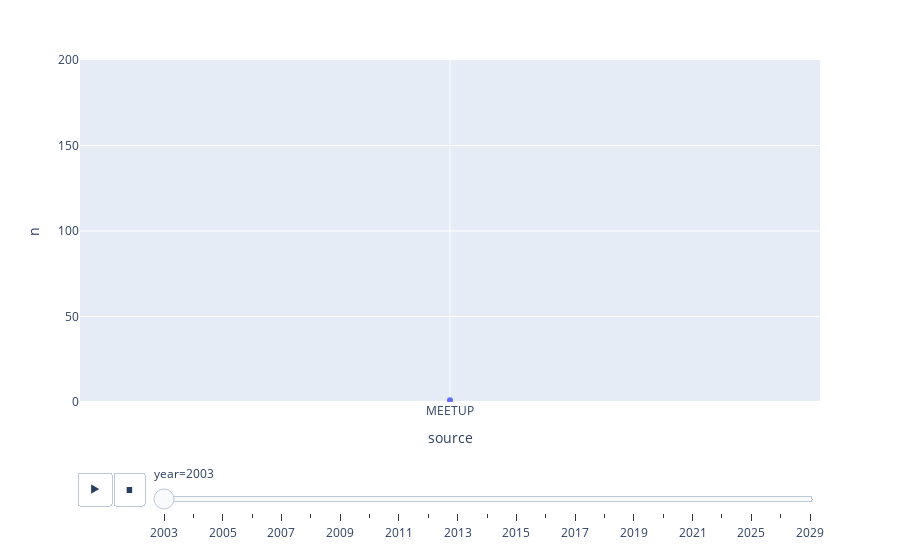

The cell this chart's notebook holds for it:
### Code cell
import plotly.express as px
# df = px.data.gapminder()
# df.drop([0],inplace=True)
df.sort_values(by=['year'],inplace=True)
fig=px.scatter(df, 
           x="source", 
           y="n", 
           animation_frame="year", 
#            size="pop", 
#            color="continent", 
           hover_name="un_country",
#            log_x=True, 
#            size_max=55, 
#            range_x=[100,1000], 
           range_y=[0,200]
          )
fig.show()

### Figure 1 — Plotly figure (JSON) as saved in the notebook; plotly's stock layout.template omitted (floating-point values rounded to 4 significant figures)
{"data": [{"hovertemplate": "<b>%{hovertext}</b><br><br>year=2003<br>source=%{x}<br>n=%{y}<extra></extra>", "hovertext": ["united states"], "legendgroup": "", "marker": {"color": "#636efa", "symbol": "circle"}, "mode": "markers", "name": "", "orientation": "v", "showlegend": false, "type": "scatter", "x": ["MEETUP"], "xaxis": "x", "y": [1], "yaxis": "y"}], "layout": {"legend": {"tracegroupgap": 0}, "margin": {"t": 60}, "sliders": [{"active": 0, "currentvalue": {"prefix": "year="}, "len": 0.9, "pad": {"b": 10, "t": 60}, "steps": [{"args": [["2003"], {"frame": {"duration": 0, "redraw": false}, "fromcurrent": true, "mode": "immediate", "transition": {"duration": 0, "easing": "linear"}}], "label": "2003", "method": "animate"}, {"args": [["2004"], {"frame": {"duration": 0, "redraw": false}, "fromcurrent": true, "mode": "immediate", "transition": {"duration": 0, "easing": "linear"}}], "label": "2004", "method": "animate"}, {"args": [["2005"], {"frame": {"duration": 0, "redraw": false}, "fromcurrent": true, "mode": "immediate", "transition": {"duration": 0, "easing": "linear"}}], "label": "2005", "method": "animate"}, {"args": [["2006"], {"frame": {"duration": 0, "redraw": false}, "fromcurrent": true, "mode": "immediate", "transition": {"duration": 0, "easing": "linear"}}], "label": "2006", "method": "animate"}, {"args": [["2007"], {"frame": {"duration": 0, "redraw": false}, "fromcurrent": true, "mode": "immediate", "transition": {"duration": 0, "easing": "linear"}}], "label": "2007", "method": "animate"}, {"args": [["2008"], {"frame": {"duration": 0, "redraw": false}, "fromcurrent": true, "mode": "immediate", "transition": {"duration": 0, "easing": "linear"}}], "label": "2008", "method": "animate"}, {"args": [["2009"], {"frame": {"duration": 0, "redraw": false}, "fromcurrent": true, "mode": "immediate", "transition": {"duration": 0, "easing": "linear"}}], "label": "2009", "method": "animate"}, {"args": [["2010"], {"frame": {"duration": 0, "redraw": false}, "fromcurrent": true, "mode": "immediate", "transition": {"duration": 0, "easing": "linear"}}], "label": "2010", "method": "animate"}, {"args": [["2011"], {"frame": {"duration": 0, "redraw": false}, "fromcurrent": true, "mode": "immediate", "transition": {"duration": 0, "easing": "linear"}}], "label": "2011", "method": "animate"}, {"args": [["2012"], {"frame": {"duration": 0, "redraw": false}, "fromcurrent": true, "mode": "immediate", "transition": {"duration": 0, "easing": "linear"}}], "label": "2012", "method": "animate"}, {"args": [["2013"], {"frame": {"duration": 0, "redraw": false}, "fromcurrent": true, "mode": "immediate", "transition": {"duration": 0, "easing": "linear"}}], "label": "2013", "method": "animate"}, {"args": [["2014"], {"frame": {"duration": 0, "redraw": false}, "fromcurrent": true, "mode": "immediate", "transition": {"duration": 0, "easing": "linear"}}], "label": "2014", "method": "animate"}, {"args": [["2015"], {"frame": {"duration": 0, "redraw": false}, "fromcurrent": true, "mode": "immediate", "transition": {"duration": 0, "easing": "linear"}}], "label": "2015", "method": "animate"}, {"args": [["2016"], {"frame": {"duration": 0, "redraw": false}, "fromcurrent": true, "mode": "immediate", "transition": {"duration": 0, "easing": "linear"}}], "label": "2016", "method": "animate"}, {"args": [["2017"], {"frame": {"duration": 0, "redraw": false}, "fromcurrent": true, "mode": "immediate", "transition": {"duration": 0, "easing": "linear"}}], "label": "2017", "method": "animate"}, {"args": [["2018"], {"frame": {"duration": 0, "redraw": false}, "fromcurrent": true, "mode": "immediate", "transition": {"duration": 0, "easing": "linear"}}], "label": "2018", "method": "animate"}, {"args": [["2019"], {"frame": {"duration": 0, "redraw": false}, "fromcurrent": true, "mode": "immediate", "transition": {"duration": 0, "easing": "linear"}}], "label": "2019", "method": "animate"}, {"args": [["2020"], {"frame": {"duration": 0, "redraw": false}, "fromcurrent": true, "mode": "immediate", "transition": {"duration": 0, "easing": "linear"}}], "label": "2020", "method": "animate"}, {"args": [["2021"], {"frame": {"duration": 0, "redraw": false}, "fromcurrent": true, "mode": "immediate", "transition": {"duration": 0, "easing": "linear"}}], "label": "2021", "method": "animate"}, {"args": [["2022"], {"frame": {"duration": 0, "redraw": false}, "fromcurrent": true, "mode": "immediate", "transition": {"duration": 0, "easing": "linear"}}], "label": "2022", "method": "animate"}, {"args": [["2025"], {"frame": {"duration": 0, "redraw": false}, "fromcurrent": true, "mode": "immediate", "transition": {"duration": 0, "easing": "linear"}}], "label": "2025", "method": "animate"}, {"args": [["2026"], {"frame": {"duration": 0, "redraw": false}, "fromcurrent": true, "mode": "immediate", "transition": {"duration": 0, "easing": "linear"}}], "label": "2026", "method": "animate"}, {"args": [["2029"], {"frame": {"duration": 0, "redraw": false}, "fromcurrent": true, "mode": "immediate", "transition": {"duration": 0, "easing": "linear"}}], "label": "2029", "method": "animate"}], "x": 0.1, "xanchor": "left", "y": 0, "yanchor": "top"}], "updatemenus": [{"buttons": [{"args": [null, {"frame": {"duration": 500, "redraw": false}, "fromcurrent": true, "mode": "immediate", "transition": {"duration": 500, "easing": "linear"}}], "label": "&#9654;", "method": "animate"}, {"args": [[null], {"frame": {"duration": 0, "redraw": false}, "fromcurrent": true, "mode": "immediate", "transition": {"duration": 0, "easing": "linear"}}], "label": "&#9724;", "method": "animate"}], "direction": "left", "pad": {"r": 10, "t": 70}, "showactive": false, "type": "buttons", "x": 0.1, "xanchor": "right", "y": 0, "yanchor": "top"}], "xaxis": {"anchor": "y", "domain": [0, 1], "title": {"text": "source"}}, "yaxis": {"anchor": "x", "domain": [0, 1], "range": [0, 200], "title": {"text": "n"}}}}
